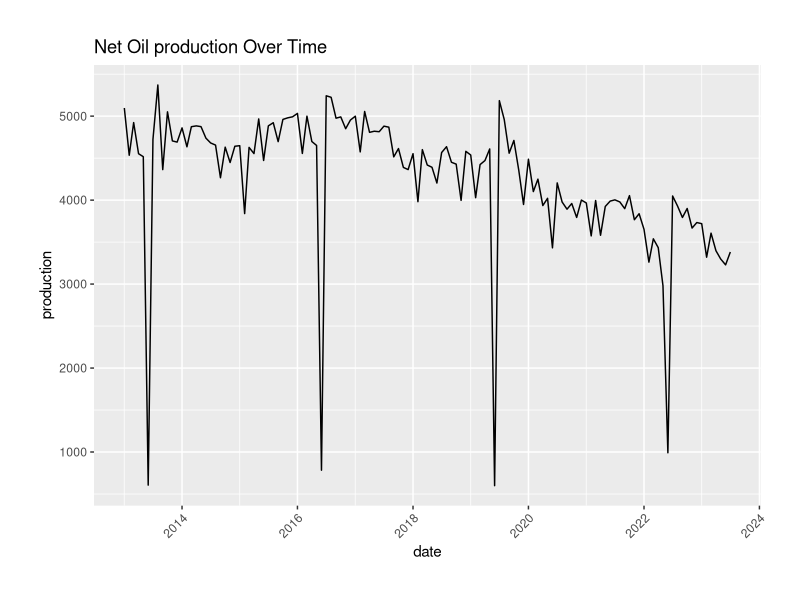
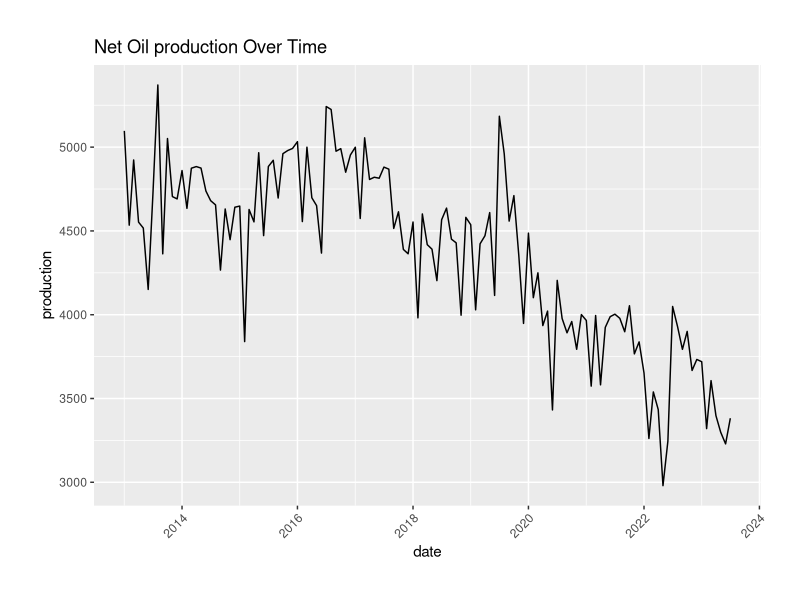
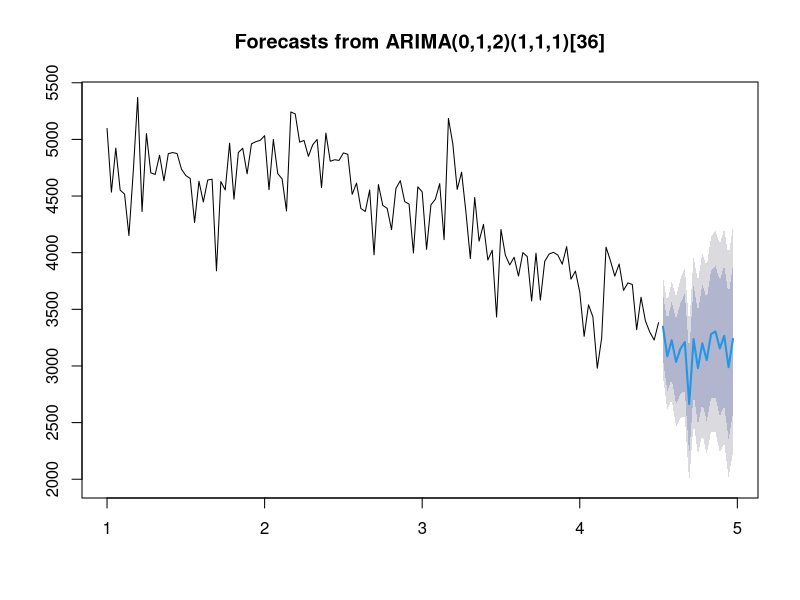

The R script that drew these images, in order: (Note: this script raises an error after producing the figures.)
# Load the CSV file using the relative path
path = "/Users/johanbjerkem/Documents/code/oil_forecast"
setwd(path)
data <- read.csv("field_production_data/processed_data.csv")
colnames(data) <- c("field", "date", "production")
data <- subset(data, field == "Greater Ekofisk Area")
data$date <- as.Date(data$date, format = "%Y-%m-%d")

# Make column 'date' date object
ssb_data <- read.csv("ssb_turnover_data.csv", sep=";")

# Select the columns I can understand and want to work with
ssb_data <- ssb_data[, c(1, 2, 4)]

# Rename the columns
colnames(ssb_data) <- c("date", "turnover", "turnover_seasonal")

# Make column 'date' date object
ssb_data$date <- as.Date(paste0(sub("M", "-", ssb_data$date), "-01"), format = "%Y-%m-%d")

# Merge data
merged_data <- merge(data, ssb_data, by = "date", all.x = TRUE)
str(merged_data)

# Load the ggplot2 package if it's not already loaded
if (!require(ggplot2)) {
  install.packages("ggplot2")
  library(ggplot2)
}

# Create a ggplot
ggplot(merged_data, aes(x = date, y = `production`)) +
  geom_line() +
  labs(
    x = "date",
    y = "production",
    title = "Net Oil production Over Time"
  ) +
  theme(axis.text.x = element_text(angle = 45, hjust = 1)) +
  theme(plot.margin = margin(1, 1, 1, 1, "cm"))

# Will fill the production drops, because 2024 is not a year that should be affected, and I'm
# concerned the drops will affect the prediction too much, b
# Define the drop dates of production
drop_dates <- as.Date(c("2013-06-01", "2016-06-01", "2019-06-01", "2022-06-01"))

# Define the window size (3 months interval)
window_size <- 3

# Iterate through the drop dates
for (date in drop_dates) {
  # Find the index of the row that matches the drop date
  drop_index <- which(merged_data$date == date)
  
  # Check if the index exists
  if (length(drop_index) > 0) {
    # Calculate the start and end indexes for the window
    start_index <- max(1, drop_index - window_size)
    end_index <- min(nrow(merged_data), drop_index + window_size)
    
    # Calculate the mean production within the window
    mean_production <- mean(merged_data$`production`[start_index:end_index], na.rm = TRUE)
    
    # Replace the value at the drop index with the mean
    merged_data$`production`[drop_index] <- mean_production
  }
}

ggplot(merged_data, aes(x = date, y = `production`)) +
  geom_line() +
  labs(
    x = "date",
    y = "production",
    title = "Net Oil production Over Time"
  ) +
  theme(axis.text.x = element_text(angle = 45, hjust = 1)) +
  theme(plot.margin = margin(1, 1, 1, 1, "cm"))

# Set a random seed for reproducibility
set.seed(123)

# Needed to fix the comma, as it created errors
merged_data$turnover_seasonal <- as.numeric(gsub(",", "", merged_data$turnover_seasonal))

# Fit a linear model with production as the outcome and turnover, turnover_seasonal, and date as predictors
lm.fit <- lm(production ~ turnover + turnover_seasonal + date, data = merged_data)

# Summary of the linear model
summary(lm.fit)
# Production is highly dependent on date, and somewhat turnover_seasonal. As turnover and turnover_seasonal
# are correlated i drop turnover

lm.fit2 <- lm(production ~ turnover_seasonal + date, data = merged_data)

summary(lm.fit2)
# Now all predictors seem highly correlated

# Load the forecast package (if not already loaded)
if (!require(forecast)) {
  install.packages("forecast")
  library(forecast)
}

# Create time series with frequency 36 due to three years between production drops
ts_data <- ts(merged_data$production, frequency = 36)  

# Fit an ARIMA model
arima_model <- auto.arima(ts_data)

# Print the model summary
summary(arima_model)

# Make forecasts
forecast_result <- forecast(arima_model, h = 17)  # Forecasting 5 months ahead

# Plot the forecast
plot(forecast_result)

# Define the starting month (August) and year (2023)
starting_month <- 8
year <- 2023

# Create a sequence of date objects with the 1st of each forecasted month
forecast_dates <- seq(as.Date(paste(year, starting_month, "01", sep = "-")), by = "1 month", length.out = 5)


data <- read.csv("field_production_data/processed_data.csv")
colnames(data) <- c("field", "date", "production")
data$date <- as.Date(data$date, format = "%Y-%m-%d")

data <- merge(data, ssb_data, by = "date", all.x = TRUE)

area_list <- list("ELDFISK", "EKOFISK", "EMBLA", "Greater Ekofisk Area")

# Create an empty list to store data frames for each area
area_forecast_list <- list()

# Loop through each area
for (area in area_list) {
  # Subset the data for the current area
  area_data <- subset(data, field == area)
  
  # Create a time series
  ts_data <- ts(area_data$production, frequency = 36)
  
  # Fit an ARIMA model
  arima_model <- auto.arima(ts_data)
  
  # Make forecasts
  forecast_result <- forecast(arima_model, h = 17)
  
  # Access the forecasted values
  forecast_values <- forecast_result$mean
  
  # Define the starting month and year
  starting_month <- 8
  year <- 2023
  
  # Create a sequence of date objects with the 1st of each forecasted month
  forecast_dates <- seq(
    as.Date(paste(year, starting_month, "01", sep = "-")),
    by = "1 month",
    length.out = 17
  )

  # Create a data frame for the current area's forecasts
  area_forecast_df <- data.frame(
    field = rep(area, 17),
    date = forecast_dates,
    production = forecast_values
  )

  # Append the current area's forecasts to the list
  area_forecast_list[[area]] <- area_forecast_df
}

# Initialize an empty list to store data frames
combined_df_list <- list()

# Loop through each element in area_forecast_list and convert to a data frame
for (area_name in names(area_forecast_list)) {
  area_df <- area_forecast_list[[area_name]]
  
  # Convert the production column from time series to numeric
  area_df$production <- as.numeric(area_df$production)
  
  # Add the data frame to the list
  combined_df_list[[area_name]] <- area_df
}

# Combine the data frames into a single data frame
combined_df <- do.call(rbind, combined_df_list)

# Specify the file name for the output CSV file
output_file <- "field_production_data/analyzed_data.csv"

# Create the full relative path to the output file
output_path <- file.path(path, output_file)

# Write the combined data frame to a CSV file using the relative path
write.csv(combined_df, file = output_path, row.names = FALSE)

# Print a message to confirm the file has been saved
cat("Data has been saved to:", output_path, "\n")






